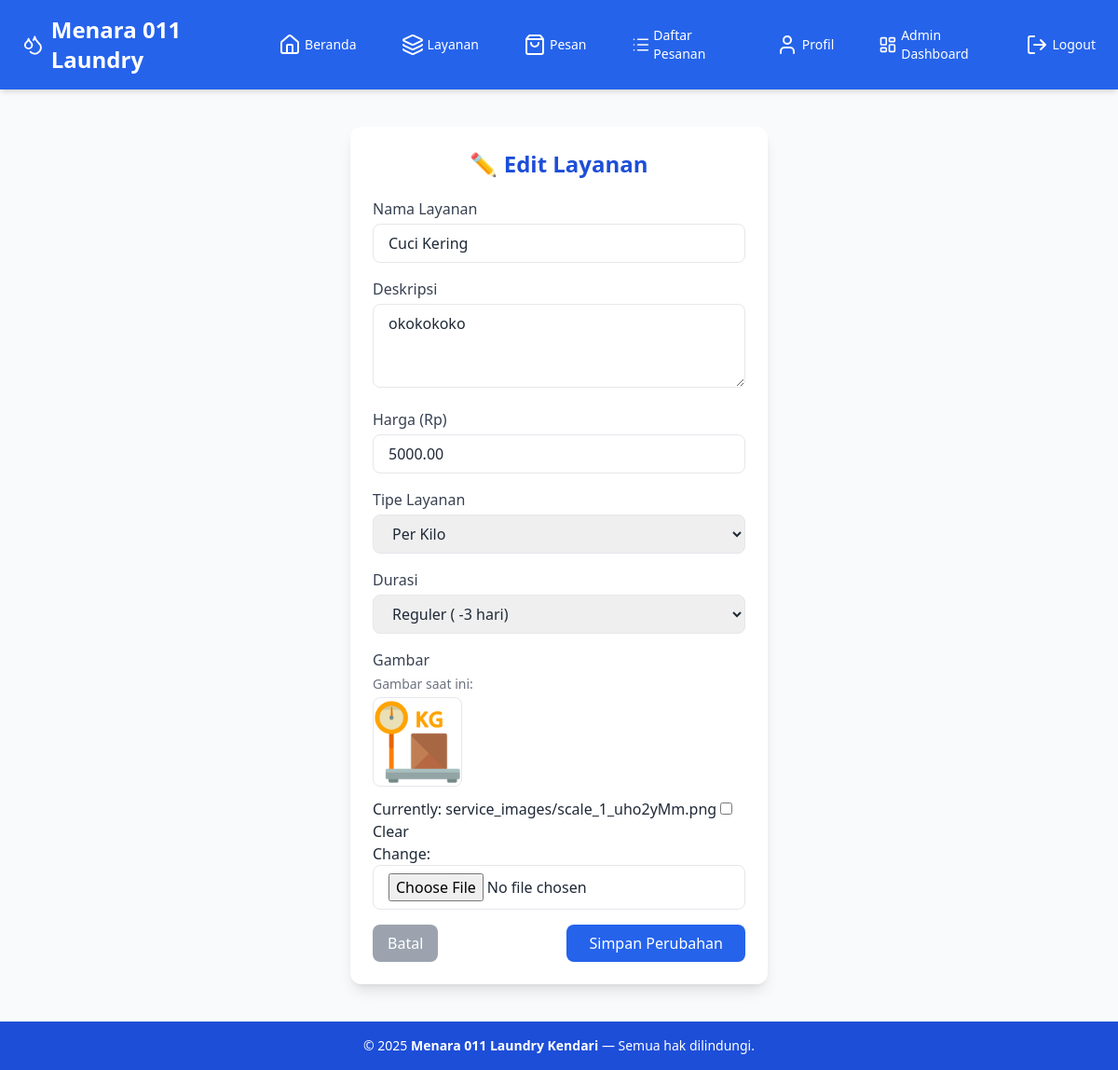
Page /layanan/edit/1/ (signed in) on the earlier database version.
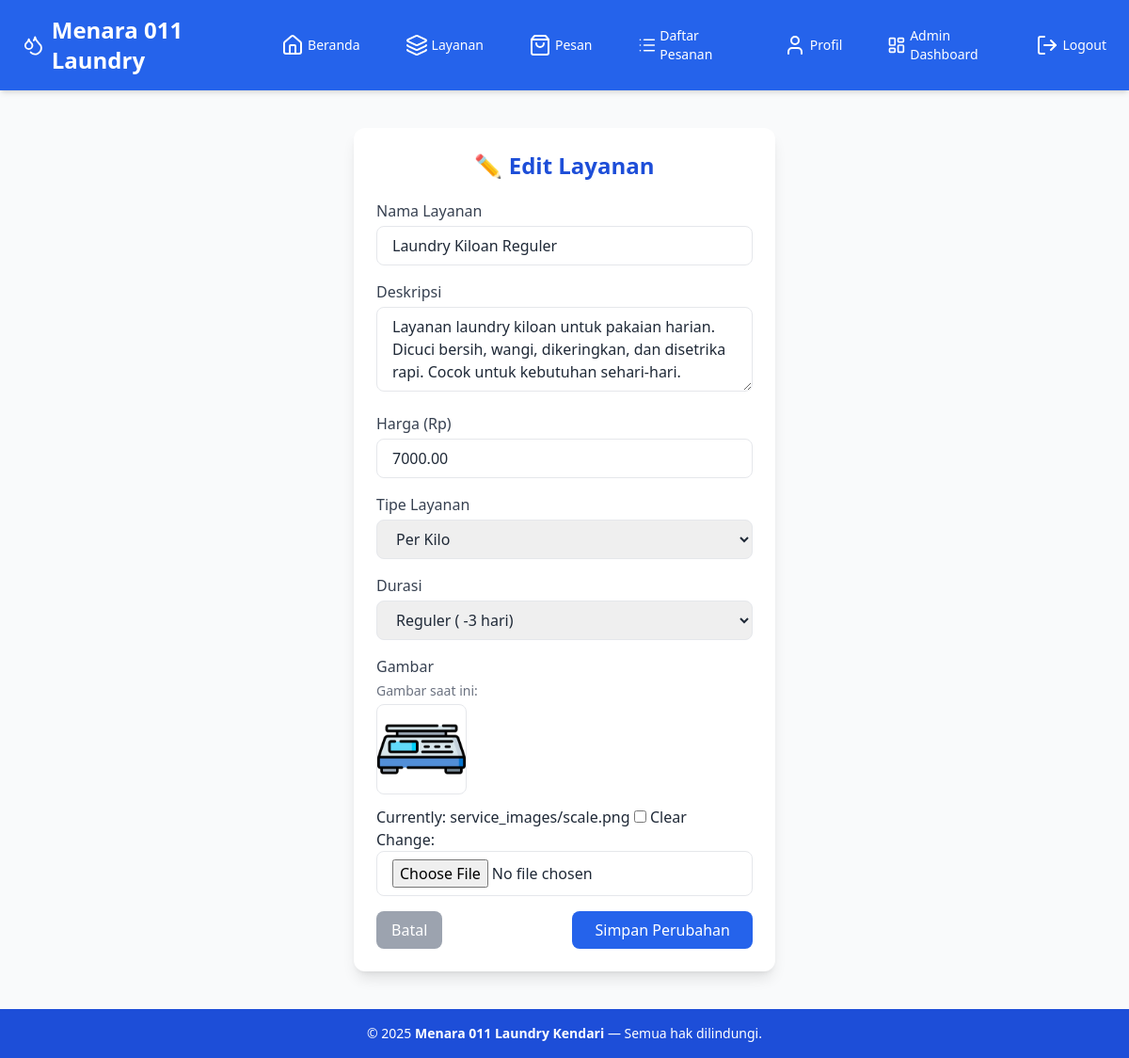
Same page on the later database version.
### services/models.py (models this page shows, shortened)
class Service(models.Model):
    SERVICE_TYPE_CHOICES = [
        ('per_kilo', 'Per Kilo'),
        ('per_item', 'Per Item'),
    ]
    DURATION_CHOICES = [
        ('reguler', 'Reguler ( -3 hari)'),
        ('kilat', 'Kilat (1 hari)'),
        ('express', 'Express (6 jam)'),
        ('express1', 'Express (3 jam)'),
    ]
    name = models.CharField(max_length=100)
    description = models.TextField(blank=True, null=True)
    price = models.DecimalField(max_digits=10, decimal_places=2)
    type = models.CharField(max_length=20, choices=SERVICE_TYPE_CHOICES)
    duration = models.CharField(max_length=20, choices=DURATION_CHOICES, default='biasa')
    image = models.ImageField(upload_to='service_images/', blank=True, null=True)

### services/views.py (the view)
# urls.py: path('edit/<int:pk>/', views.edit_service, name='edit_service'),
@user_passes_test(is_admin)
def edit_service(request, pk):
    service = get_object_or_404(Service, pk=pk)
    if request.method == 'POST':
        form = ServiceForm(request.POST, request.FILES, instance=service)
        if form.is_valid():
            form.save()
            messages.success(request, f"Layanan '{service.name}' berhasil diperbarui ✅")
            return redirect('services:list')
        else:
            messages.error(request, "Perubahan gagal disimpan. Periksa kembali input.")
    else:
        form = ServiceForm(instance=service)
    return render(request, 'services/edit_service.html', {'form': form, 'service': service})

### services/forms.py
class ServiceForm(forms.ModelForm):
    class Meta:
        model = Service
        fields = ['name', 'description', 'price', 'type', 'duration', 'image']
        widgets = {
            'name': forms.TextInput(attrs={
                'class': 'w-full border rounded-lg px-4 py-2',
                'placeholder': 'Masukkan nama layanan'
            }),
            'description': forms.Textarea(attrs={
                'class': 'w-full border rounded-lg px-4 py-2',
                'rows': 3,
                'placeholder': 'Masukkan deskripsi layanan'
            }),
            'price': forms.NumberInput(attrs={
                'class': 'w-full border rounded-lg px-4 py-2',
                'placeholder': 'Masukkan harga layanan'
            }),
            'type': forms.Select(attrs={
                'class': 'w-full border rounded-lg px-4 py-2'
            }),
            'duration': forms.Select(attrs={
                'class': 'w-full border rounded-lg px-4 py-2'
            }),
            'image': forms.ClearableFileInput(attrs={
                'class': 'w-full border rounded-lg px-4 py-2 bg-white'
            }),
        }

### services/templates/services/edit_service.html (shortened to what this page needs)
{% extends 'base.html' %}
{% load static %}
{% block content %}
<div class="max-w-md mx-auto mt-10 bg-white p-6 shadow-lg rounded-xl">
  <h1 class="text-2xl font-bold mb-5 text-center text-blue-700">
    ✏️ {% if service %}Edit{% else %}Tambah{% endif %} Layanan
  </h1>
  <form method="POST" enctype="multipart/form-data" class="space-y-4">
    <div>
      <label class="block font-medium text-gray-700 mb-1">Nama Layanan</label>
      {{ form.name }}
    </div>
    <div>
      <label class="block font-medium text-gray-700 mb-1">Deskripsi</label>
      {{ form.description }}
    </div>
    <div>
      <label class="block font-medium text-gray-700 mb-1">Harga (Rp)</label>
      {{ form.price }}
    </div>
    <div>
      <label class="block font-medium text-gray-700 mb-1">Tipe Layanan</label>
      {{ form.type }}
    </div>
    <div>
      <label class="block font-medium text-gray-700 mb-1">Durasi</label>
      {{ form.duration }}
    </div>
    <div>
      <label class="block font-medium text-gray-700 mb-1">Gambar</label>
      {% if service.image %}
        <div class="mb-3">
          <p class="text-sm text-gray-500 mb-1">Gambar saat ini:</p>
          <img src="{{ service.image.url }}" alt="Gambar layanan" class="w-24 h-24 object-cover rounded-lg border">
        </div>
      {% endif %}
      {{ form.image }}
    </div>
    <div class="flex justify-between mt-6">
      <a href="{% url 'services:list' %}"
         class="bg-gray-400 hover:bg-gray-500 text-white px-4 py-2 rounded-lg transition">
        Batal
      </a>
      <button type="submit"
              class="bg-blue-600 hover:bg-blue-700 text-white px-6 py-2 rounded-lg transition">
        Simpan Perubahan
      </button>
    </div>
  </form>
</div>
{% endblock %}

Differences in the rows shown:
changed Service "Per Kilo": name "Cuci Kering" → "Laundry Kiloan Reguler"; description "okokokoko" → "Layanan laundry kiloan untuk pakaian harian. Dicuci bersih, wangi, dikeringkan, dan disetrika rapi. Cocok untuk kebutuhan sehari-hari."; price "5000.00" → "7000.00"; image: a different picture
Other differences:
text no longer shown: "Currently: service_images/scale_1_uho2yMm.png Clear Change:"
text now shown: "Currently: service_images/scale.png Clear Change:"
